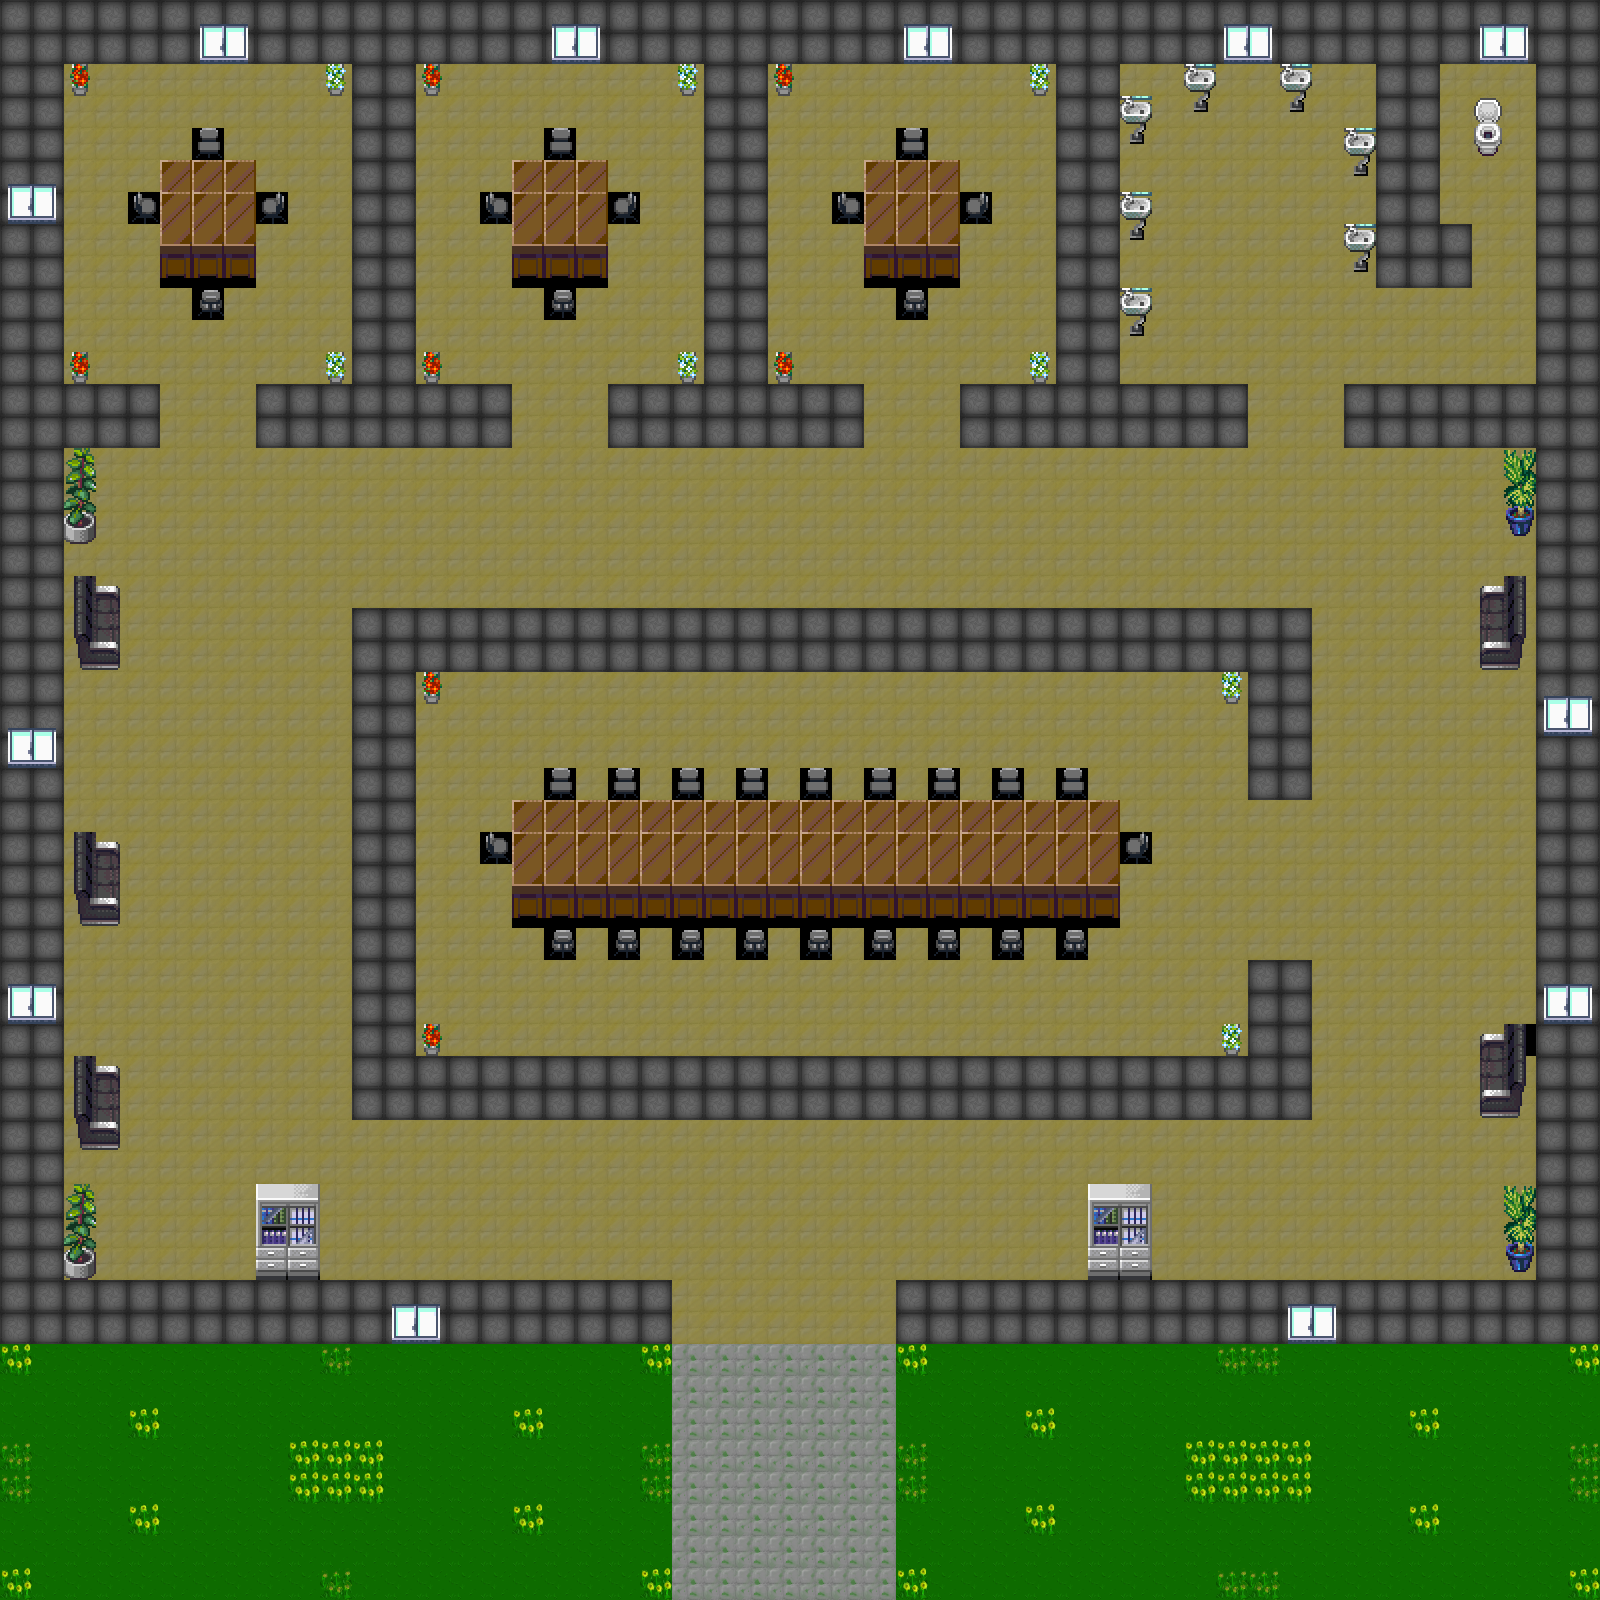

Rendered tile map (Tiled .tmx) drawn with the repository's tilesets; below, a short description and the map source with its tile grids summarised:
An orthogonal 50x50 tile map with 32x32 px tiles, 3 tile layers (bottom, start, top), 2 tilesets.

<map version="1.5" tiledversion="2021.02.15" orientation="orthogonal" renderorder="right-down" width="50" height="50" tilewidth="32" tileheight="32" infinite="0" nextlayerid="5" nextobjectid="1">
 <editorsettings>
  <export target="map.json" format="json" />
 </editorsettings>
 <tileset firstgid="1" name="floortileset" tilewidth="32" tileheight="32" tilecount="64" columns="8">
  <image source="floortileset.png" width="256" height="256" />
  <tile id="15">
   <properties>
    <property name="collides" type="bool" value="true" />
   </properties>
  </tile>
 </tileset>
 <tileset firstgid="65" name="tilesets_deviant_milkian_1" tilewidth="32" tileheight="32" tilecount="256" columns="16">
  <image source="tilesets_deviant_milkian_1.png" width="512" height="512" />
  <tile id="1">
   <properties>
    <property name="collides" type="bool" value="false" />
   </properties>
  </tile>
  <tile id="2">
   <properties>
    <property name="collides" type="bool" value="false" />
   </properties>
  </tile>
  <tile id="14">
   <properties>
    <property name="collides" type="bool" value="true" />
   </properties>
  </tile>
  <tile id="15">
   <properties>
    <property name="collides" type="bool" value="true" />
   </properties>
  </tile>
  <tile id="17">
   <properties>
    <property name="collides" type="bool" value="false" />
   </properties>
  </tile>
  <tile id="18">
   <properties>
    <property name="collides" type="bool" value="false" />
   </properties>
  </tile>
  <tile id="30">
   <properties>
    <property name="collides" type="bool" value="true" />
   </properties>
  </tile>
  <tile id="31">
   <properties>
    <property name="collides" type="bool" value="true" />
   </properties>
  </tile>
  <tile id="33">
   <properties>
    <property name="collides" type="bool" value="false" />
   </properties>
  </tile>
  <tile id="34">
   <properties>
    <property name="collides" type="bool" value="false" />
   </properties>
  </tile>
  <tile id="62">
   <properties>
    <property name="collides" type="bool" value="false" />
   </properties>
  </tile>
  <tile id="78">
   <properties>
    <property name="collides" type="bool" value="false" />
   </properties>
  </tile>
  <tile id="106">
   <properties>
    <property name="collides" type="bool" value="true" />
   </properties>
  </tile>
  <tile id="107">
   <properties>
    <property name="collides" type="bool" value="true" />
   </properties>
  </tile>
  <tile id="108">
   <properties>
    <property name="collides" type="bool" value="true" />
   </properties>
  </tile>
  <tile id="109">
   <properties>
    <property name="collides" type="bool" value="true" />
   </properties>
  </tile>
  <tile id="112">
   <properties>
    <property name="collides" type="bool" value="true" />
   </properties>
  </tile>
  <tile id="113">
   <properties>
    <property name="collides" type="bool" value="true" />
   </properties>
  </tile>
  <tile id="114">
   <properties>
    <property name="collides" type="bool" value="true" />
   </properties>
  </tile>
  <tile id="115">
   <properties>
    <property name="collides" type="bool" value="true" />
   </properties>
  </tile>
  <tile id="122">
   <properties>
    <property name="collides" type="bool" value="true" />
   </properties>
  </tile>
  <tile id="123">
   <properties>
    <property name="collides" type="bool" value="true" />
   </properties>
  </tile>
  <tile id="124">
   <properties>
    <property name="collides" type="bool" value="true" />
   </properties>
  </tile>
  <tile id="125">
   <properties>
    <property name="collides" type="bool" value="true" />
   </properties>
  </tile>
  <tile id="128">
   <properties>
    <property name="collides" type="bool" value="true" />
   </properties>
  </tile>
  <tile id="138">
   <properties>
    <property name="collides" type="bool" value="true" />
   </properties>
  </tile>
  <tile id="139">
   <properties>
    <property name="collides" type="bool" value="true" />
   </properties>
  </tile>
  <tile id="140">
   <properties>
    <property name="collides" type="bool" value="true" />
   </properties>
  </tile>
  <tile id="141">
   <properties>
    <property name="collides" type="bool" value="true" />
   </properties>
  </tile>
  <tile id="144">
   <properties>
    <property name="collides" type="bool" value="true" />
   </properties>
  </tile>
  <tile id="160">
   <properties>
    <property name="collides" type="bool" value="true" />
   </properties>
  </tile>
  <tile id="164">
   <properties>
    <property name="collides" type="bool" value="true" />
   </properties>
  </tile>
  <tile id="180">
   <properties>
    <property name="collides" type="bool" value="true" />
   </properties>
  </tile>
  <tile id="181">
   <properties>
    <property name="collides" type="bool" value="true" />
   </properties>
  </tile>
  <tile id="196">
   <properties>
    <property name="collides" type="bool" value="true" />
   </properties>
  </tile>
  <tile id="197">
   <properties>
    <property name="collides" type="bool" value="true" />
   </properties>
  </tile>
  <tile id="213">
   <properties>
    <property name="collides" type="bool" value="true" />
   </properties>
  </tile>
  <tile id="216">
   <properties>
    <property name="collides" type="bool" value="true" />
   </properties>
  </tile>
  <tile id="229">
   <properties>
    <property name="collides" type="bool" value="true" />
   </properties>
  </tile>
  <tile id="230">
   <properties>
    <property name="collides" type="bool" value="true" />
   </properties>
  </tile>
  <tile id="232">
   <properties>
    <property name="collides" type="bool" value="true" />
   </properties>
  </tile>
 </tileset>
 <layer id="1" name="bottom" width="50" height="50">
  <data>[2500 cells, 2499 non-empty, 13 distinct tile ids]</data>
 </layer>
 <layer id="3" name="start" width="50" height="50">
  <properties>
   <property name="startLayer" type="bool" value="true" />
  </properties>
  <data>[2500 cells, 6 non-empty, 1 distinct tile ids]</data>
 </layer>
 <objectgroup id="4" name="floorLayer" />
 <layer id="2" name="top" width="50" height="50">
  <data>[2500 cells, 134 non-empty, 34 distinct tile ids]</data>
 </layer>
</map>
